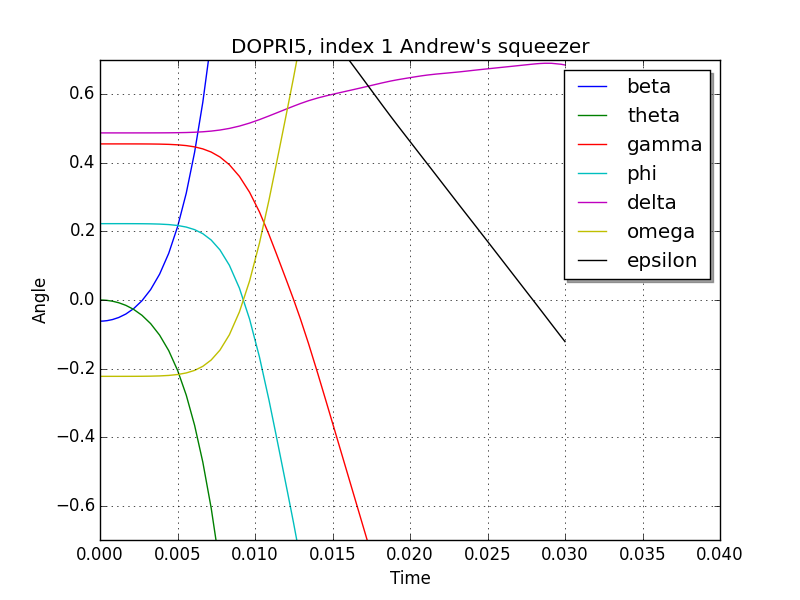

Reproduce this figure in Python.
#!/usr/bin/env python 
# -*- coding: utf-8 -*-

# Copyright (C) 2010 Modelon AB
#
# This program is free software: you can redistribute it and/or modify
# it under the terms of the GNU Lesser General Public License as published by
# the Free Software Foundation, version 3 of the License.
#
# This program is distributed in the hope that it will be useful,
# but WITHOUT ANY WARRANTY; without even the implied warranty of
# MERCHANTABILITY or FITNESS FOR A PARTICULAR PURPOSE. See the
# GNU Lesser General Public License for more details.
#
# You should have received a copy of the GNU Lesser General Public License
# along with this program. If not, see <http://www.gnu.org/licenses/>.

import numpy as N
import pylab as P
import nose
from assimulo.solvers import Dopri5
from assimulo.problem import Explicit_Problem
from squeezer import *

def run_example(with_plots=True):
    r"""
    Example to demonstrate the use of the Runge-Kutta solver DOPRI5
    for the linear test equation :math:`\dot y = - y`
    
    on return:
    
       - :dfn:`exp_mod`    problem instance
    
       - :dfn:`exp_sim`    solver instance
    
    """    
    #Defines the rhs
    def f(t,y):
        ydot = -y[0]
        return N.array([ydot])

    lambs = []
    def f2(t, y):
        v, w, lamb = squeezer1(t, y)
        lambs.append(lamb)
        return N.bmat( [ [v.T], w.T    ]).T


    #Define an Assimulo problem
    y, yp = init_squeezer()
    y = y[:14]
    exp_mod = Explicit_Problem(f2, y,
              name = 'DOPRI5, index 1 Andrew\'s squeezer')
    
    exp_sim = Dopri5(exp_mod) #Create a Dopri5 solver

    #Simulate
    tfinal = 0.03
    t, y = exp_sim.simulate(tfinal) #Simulate 5 seconds
    
    #Basic test
    #nose.tools.assert_almost_equal(float(y[-1]),0.02695199,5)
    
    #Plot
    if with_plots:
        #P.plot(t,y)
        fig, ax = P.subplots()
        P.title(exp_mod.name)
        P.xlabel('Time')
        P.ylabel('Angle')
        P.axis([0, tfinal + 0.01, -0.7, 0.7])
        P.plot(t, y[:, 0], label='beta')
        P.plot(t, y[:, 1], label='theta')
        P.plot(t, y[:, 2], label='gamma')
        P.plot(t, y[:, 3], label='phi')
        P.plot(t, y[:, 4], label='delta')
        P.plot(t, y[:, 5], label='omega')
        P.plot(t, y[:, 6], label='epsilon')
        legend = ax.legend(shadow=True)
        P.grid()
     
        P.show()
        
    return exp_mod, exp_sim

if __name__=='__main__':
    mod,sim = run_example()
